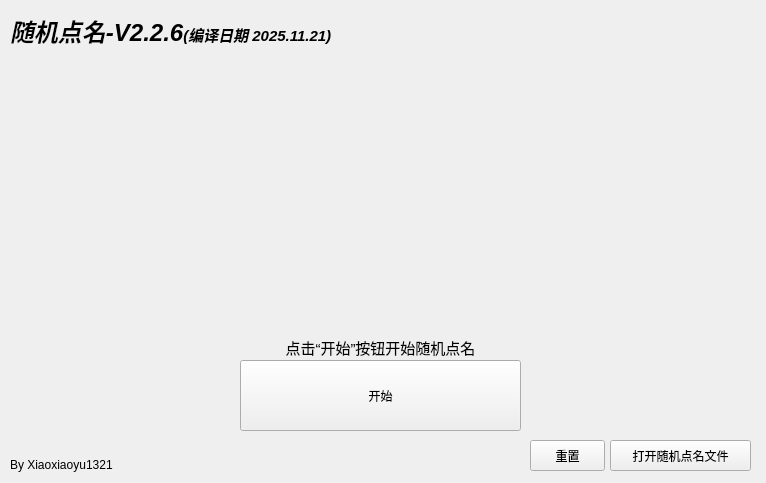
<?xml version="1.0" encoding="UTF-8"?>
<ui version="4.0">
 <class>MainWindow</class>
 <widget class="QMainWindow" name="MainWindow">
  <property name="geometry">
   <rect>
    <x>0</x>
    <y>0</y>
    <width>766</width>
    <height>483</height>
   </rect>
  </property>
  <property name="windowTitle">
   <string>随机点名</string>
  </property>
  <widget class="QWidget" name="centralwidget">
   <widget class="QLabel" name="label">
    <property name="geometry">
     <rect>
      <x>10</x>
      <y>10</y>
      <width>641</width>
      <height>41</height>
     </rect>
    </property>
    <property name="text">
     <string>&lt;html&gt;&lt;head/&gt;&lt;body&gt;&lt;p&gt;&lt;span style=&quot; font-size:18pt; font-weight:600; font-style:italic;&quot;&gt;随机点名-V2.2.6&lt;/span&gt;&lt;span style=&quot; font-size:11pt; font-weight:600; font-style:italic;&quot;&gt;(编译日期 2025.11.21)&lt;/span&gt;&lt;/p&gt;&lt;/body&gt;&lt;/html&gt;</string>
    </property>
   </widget>
   <widget class="QLabel" name="label_2">
    <property name="geometry">
     <rect>
      <x>240</x>
      <y>336</y>
      <width>281</width>
      <height>21</height>
     </rect>
    </property>
    <property name="layoutDirection">
     <enum>Qt::LeftToRight</enum>
    </property>
    <property name="text">
     <string>&lt;html&gt;&lt;head/&gt;&lt;body&gt;&lt;p&gt;&lt;span style=&quot; font-size:11pt;&quot;&gt;点击“开始”按钮开始随机点名&lt;/span&gt;&lt;/p&gt;&lt;/body&gt;&lt;/html&gt;</string>
    </property>
    <property name="alignment">
     <set>Qt::AlignCenter</set>
    </property>
   </widget>
   <widget class="PushButton" name="Start_button">
    <property name="geometry">
     <rect>
      <x>240</x>
      <y>360</y>
      <width>281</width>
      <height>71</height>
     </rect>
    </property>
    <property name="text">
     <string>开始</string>
    </property>
   </widget>
   <widget class="PushButton" name="OpenFile_button">
    <property name="geometry">
     <rect>
      <x>610</x>
      <y>440</y>
      <width>141</width>
      <height>31</height>
     </rect>
    </property>
    <property name="text">
     <string>打开随机点名文件</string>
    </property>
   </widget>
   <widget class="QLabel" name="Name_label">
    <property name="geometry">
     <rect>
      <x>210</x>
      <y>130</y>
      <width>351</width>
      <height>111</height>
     </rect>
    </property>
    <property name="minimumSize">
     <size>
      <width>351</width>
      <height>111</height>
     </size>
    </property>
    <property name="maximumSize">
     <size>
      <width>351</width>
      <height>111</height>
     </size>
    </property>
    <property name="text">
     <string>&lt;html&gt;&lt;head/&gt;&lt;body&gt;&lt;p align=&quot;center&quot;&gt;&lt;br/&gt;&lt;/p&gt;&lt;/body&gt;&lt;/html&gt;</string>
    </property>
   </widget>
   <widget class="QLabel" name="label_3">
    <property name="geometry">
     <rect>
      <x>10</x>
      <y>450</y>
      <width>131</width>
      <height>31</height>
     </rect>
    </property>
    <property name="text">
     <string>&lt;html&gt;&lt;head/&gt;&lt;body&gt;&lt;p&gt;&lt;span style=&quot; font-family:'思源黑体 CN Light','sans-serif';&quot;&gt;By Xiaoxiaoyu1321&lt;/span&gt;&lt;/p&gt;&lt;/body&gt;&lt;/html&gt;</string>
    </property>
   </widget>
   <widget class="QLabel" name="status_label">
    <property name="geometry">
     <rect>
      <x>180</x>
      <y>430</y>
      <width>371</width>
      <height>31</height>
     </rect>
    </property>
    <property name="text">
     <string/>
    </property>
   </widget>
   <widget class="PushButton" name="Reset_Button">
    <property name="geometry">
     <rect>
      <x>530</x>
      <y>440</y>
      <width>75</width>
      <height>31</height>
     </rect>
    </property>
    <property name="text">
     <string>重置</string>
    </property>
   </widget>
  </widget>
 </widget>
 <customwidgets>
  <customwidget>
   <class>PushButton</class>
   <extends>QPushButton</extends>
   <header location="global">qfluentwidgets</header>
  </customwidget>
 </customwidgets>
 <resources/>
 <connections/>
</ui>
